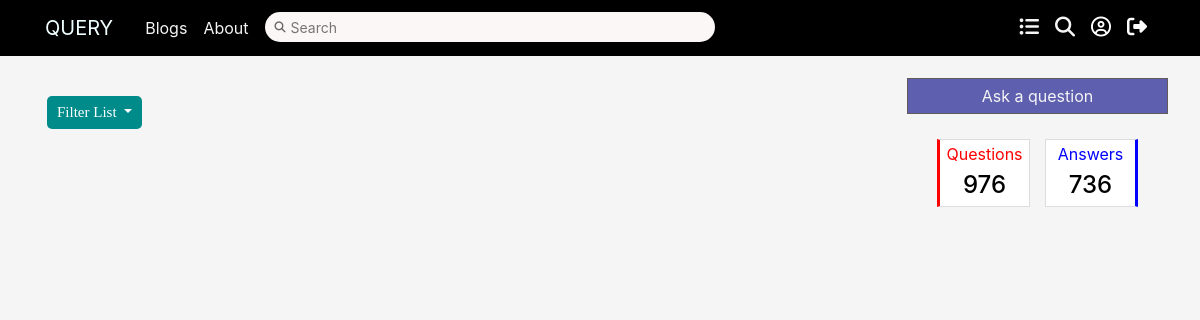
Page /Query/your-list/all (signed in) on the earlier database version.
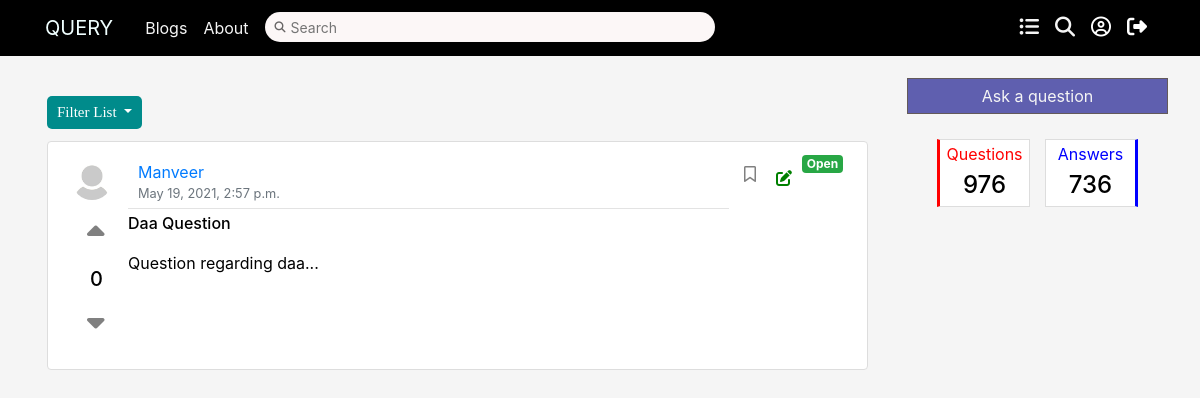
Same page on the later database version.
### quesans/models.py (models this page shows, shortened)
class Question(models.Model):
    title = models.CharField(max_length=100)
    desc = HTMLField('desc')
    image = models.ImageField(null=True, blank=True, upload_to='question_images/')
    author=models.ForeignKey(User,on_delete=models.CASCADE,default=None)
    created_on = models.DateTimeField(auto_now=True)
    qupvote = models.ManyToManyField(User,related_name = 'q_upvote')
    qdownvote = models.ManyToManyField(User,related_name = 'q_downvote')
    bookmarked = models.ManyToManyField(User,related_name = 'bookmarked')
    answered = models.BooleanField(default=False)
    slug=models.SlugField()
    def snippet(self):
        return self.desc[:25]+"...<p>"

### users/models.py (models this page shows, shortened)
class Profile(models.Model):
    user = models.OneToOneField(User, on_delete=models.CASCADE)
    image = models.ImageField(default='default.jpg', upload_to='profile_pics')
    bio = models.TextField(default="No Bio")
    room = models.IntegerField(default=43)
    block = models.CharField(default="B2", max_length=100)
    programme = models.CharField(default='B.Tech', max_length=15)
    branch = models.CharField(default='CSE', max_length=15)
    face = models.ImageField(blank=True, upload_to='faces')
    face_encode = encrypt(models.TextField(blank=True))
    two_factor = models.BooleanField(default=False)
    following = models.ManyToManyField(
        User, related_name='following')
    follow_request = models.ManyToManyField(
        User, related_name='requests')
    dob = models.DateField(blank=True, null=True)

### quesans/views.py (the view)
# urls.py: path('your-list/<str:filter>',views.YourQuestionListView.as_view(),name='qlist'),
class YourQuestionListView(LoginRequiredMixin, ListView):
    model = Question
    template_name = 'quesans/qlist.html'
    context_object_name = 'questions'
    ordering = ['answered','-created_on']
    def get_queryset(self):
        if self.kwargs["filter"] == 'all':
            questions = Question.objects.all().filter(author=self.request.user)
        elif self.kwargs["filter"] == 'answered':
            questions = Question.objects.all().filter(answered=True)
        elif self.kwargs["filter"] == 'pending':
            questions = Question.objects.all().filter(answered=False)
        elif self.kwargs["filter"] == 'bookmarked':
            questions=Question.objects.all().filter(bookmarked__in=[self.request.user])
        return questions
    def get_context_data(self, **kwargs):
        context = super().get_context_data(**kwargs)
        try:
            uplst = []
            downlst = []
            booklst = []
            answlst = []
            pendlst = []
            questions = self.get_queryset()
            for question in questions:
                if question.qupvote.filter(id=self.request.user.id).exists():
                    uplst.append(question)
                if question.qdownvote.filter(id=self.request.user.id).exists():
                    downlst.append(question)
                if question.bookmarked.filter(id=self.request.user.id).exists():
                    booklst.append(question)
            context['uplst'] = uplst
            context['downlst'] = downlst
            context['downlst'] = downlst
            context['bklst'] = booklst
            return context
        except:
            return None

### quesans/templates/quesans/qlist.html (shortened to what this page needs)
{% extends 'quesans/base_layout.html' %}
{% load mathfilters %}
{% block content %}
<div class="container mt-3">
  <div class="dropdown">
    <button type="button" class="btn btn-primary dropdown-toggle" data-toggle="dropdown">
    Filter List
    </button>
  </div>
  {% for question in questions %}
  <article class="media content-section">
      <div class="ques-vote" style="display: flex; flex-direction: column;">
          <img class="rounded-circle article-img" src="{{question.author.profile.image.url }}" width='50' height='50' >
          <form action="{% url 'quesans:ques-voteup' %}" method="POST" style="display: inline-block;" class="upvote-form" id="{{ question.id }}">
              <button type="submit" class="btn mt-1 upvote-btn{{ question.id }}" name="question_id" value="{{ question.id }}" style="background-color: transparent;">
              {% if question in uplst %}
              <i class="fas fa-caret-up upvoted" style="font-size: 28px; margin-left: 5px; margin-top: 10px;color:black"></i>
              {% else %}
              <i class="fas fa-caret-up upvote" style="font-size: 28px; margin-left: 5px; margin-top: 10px;color:grey"></i>
              {% endif %}
              </button>
          </form>
          <h5 class="vote-count{{question.id}}" style="margin-left: 18px;">{{question.qupvote.count|sub:question.qdownvote.count}}</h5>
          <form class="downvote-form" action="{% url 'quesans:ques-votedown' %}" method="POST" style="display: inline-block;" id="{{question.id}}">
              <button type="submit" class="btn mt-1 downvote-btn{{question.id}}" name="question_id" value="{{ question.id }}" style="background-color: transparent;">
              {% if question in downlst %}
              <i class="fas fa-caret-down downvoted" style="font-size: 28px; margin-left: 5px;color:black"></i>
              {% else %}
              <i class="fas fa-caret-down downvote" style="font-size: 28px; margin-left: 5px;color:grey"></i>
              {% endif %}
              </button>
          </form>
      </div>
      <div class="media-body">
      <div class="article-metadata">
          <a class="mr-2" href="{% url 'profile-page' question.author.id %}">{{question.author}}</a>
          <small class="text-muted">{{question.created_on}}</small>
      </div>
      <p><a class="article-title" href="{% url 'quesans:qthread' question.slug %}">{{ question.title }}</a></p>
      <p class="question-description">{{ question.snippet|safe }}</p>
      </div>
      <form class="bookmark-form" action="{% url 'quesans:ques-bookmark' question.slug %}" method="POST" style="display: inline-block;" id="{{question.id}}">
          <button type="submit" class="btn mt-1 bookmark-btn{{question.id}}" name="question_id" value="{{ question.id }}" style="background-color: transparent;">
          {% if question in bklst %}
          <i class="fas fa-bookmark bookmarked" style="font-size: 16px; margin-left: 5px;color:black"></i>
          {% else %}
          <i class="far fa-bookmark bookmark" style="font-size: 16px; margin-left: 5px;color:grey"></i>
          {% endif %}
          </button>
      </form>
      <a href="{% url 'quesans:qupdate' question.pk %}" class='btn' role='button' style="background-color: transparent;"><i class='fas fa-edit' style='font-size:16px;color:green'></i></a>
      {% if question.answered %}
      <span class="badge badge-danger">Closed</span>
      {% else %}
      <span class="badge badge-success">Open</span>
      {% endif %}
  </article>
  {% endfor %}
</div>
{% endblock %}

Differences in the rows shown:
added Question: author.profile.image (placeholder picture), qupvote.count|sub "0", author "Manveer", created_on "May 19, 2021, 2:57 p.m.", title "Daa Question", snippet "Question regarding daa...", answered "Open"
